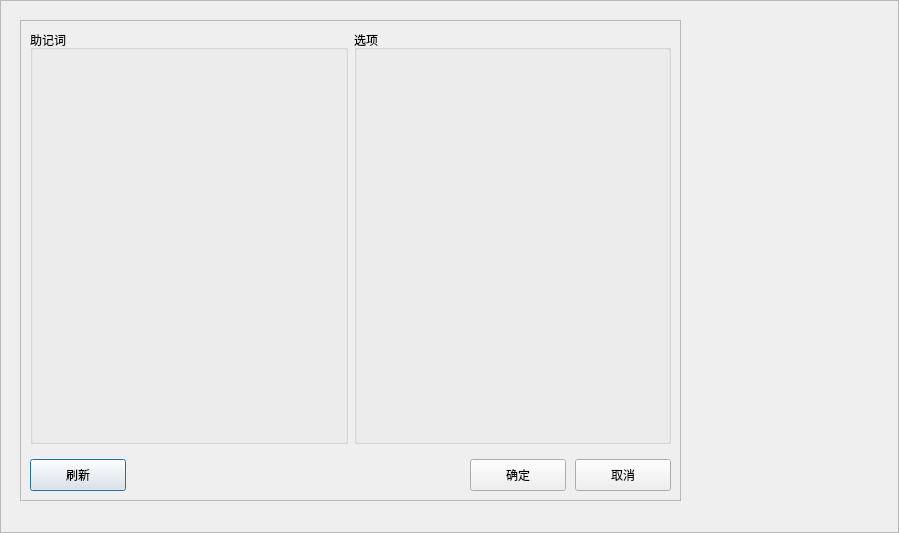
<?xml version="1.0" encoding="UTF-8"?>
<ui version="4.0">
 <class>NewWalletForm</class>
 <widget class="QDialog" name="NewWalletForm">
  <property name="geometry">
   <rect>
    <x>0</x>
    <y>0</y>
    <width>899</width>
    <height>533</height>
   </rect>
  </property>
  <property name="windowTitle">
   <string>Dialog</string>
  </property>
  <layout class="QVBoxLayout" name="verticalLayout">
   <property name="spacing">
    <number>0</number>
   </property>
   <property name="leftMargin">
    <number>0</number>
   </property>
   <property name="topMargin">
    <number>0</number>
   </property>
   <property name="rightMargin">
    <number>0</number>
   </property>
   <property name="bottomMargin">
    <number>0</number>
   </property>
   <item>
    <widget class="QFrame" name="frameMain">
     <property name="frameShape">
      <enum>QFrame::StyledPanel</enum>
     </property>
     <property name="frameShadow">
      <enum>QFrame::Plain</enum>
     </property>
     <widget class="QFrame" name="frameContent">
      <property name="geometry">
       <rect>
        <x>20</x>
        <y>20</y>
        <width>661</width>
        <height>481</height>
       </rect>
      </property>
      <property name="frameShape">
       <enum>QFrame::StyledPanel</enum>
      </property>
      <layout class="QVBoxLayout" name="verticalLayout_2">
       <item>
        <layout class="QHBoxLayout" name="horizontalLayout_2">
         <item>
          <widget class="QGroupBox" name="groupBoxMnemonic">
           <property name="sizePolicy">
            <sizepolicy hsizetype="Preferred" vsizetype="Expanding">
             <horstretch>0</horstretch>
             <verstretch>0</verstretch>
            </sizepolicy>
           </property>
           <property name="title">
            <string>助记词</string>
           </property>
          </widget>
         </item>
         <item>
          <widget class="QGroupBox" name="groupBox">
           <property name="title">
            <string>选项</string>
           </property>
          </widget>
         </item>
        </layout>
       </item>
       <item>
        <layout class="QHBoxLayout" name="horizontalLayout">
         <property name="spacing">
          <number>9</number>
         </property>
         <property name="topMargin">
          <number>9</number>
         </property>
         <item>
          <widget class="QPushButton" name="ButtonRefresh">
           <property name="sizePolicy">
            <sizepolicy hsizetype="Fixed" vsizetype="Fixed">
             <horstretch>0</horstretch>
             <verstretch>0</verstretch>
            </sizepolicy>
           </property>
           <property name="minimumSize">
            <size>
             <width>96</width>
             <height>32</height>
            </size>
           </property>
           <property name="maximumSize">
            <size>
             <width>96</width>
             <height>32</height>
            </size>
           </property>
           <property name="text">
            <string>刷新</string>
           </property>
          </widget>
         </item>
         <item>
          <spacer name="horizontalSpacer">
           <property name="orientation">
            <enum>Qt::Horizontal</enum>
           </property>
           <property name="sizeHint" stdset="0">
            <size>
             <width>40</width>
             <height>20</height>
            </size>
           </property>
          </spacer>
         </item>
         <item>
          <widget class="QPushButton" name="ButtonOK">
           <property name="sizePolicy">
            <sizepolicy hsizetype="Fixed" vsizetype="Fixed">
             <horstretch>0</horstretch>
             <verstretch>0</verstretch>
            </sizepolicy>
           </property>
           <property name="minimumSize">
            <size>
             <width>96</width>
             <height>32</height>
            </size>
           </property>
           <property name="maximumSize">
            <size>
             <width>96</width>
             <height>32</height>
            </size>
           </property>
           <property name="text">
            <string>确定</string>
           </property>
          </widget>
         </item>
         <item>
          <widget class="QPushButton" name="ButtonCancel">
           <property name="sizePolicy">
            <sizepolicy hsizetype="Fixed" vsizetype="Fixed">
             <horstretch>0</horstretch>
             <verstretch>0</verstretch>
            </sizepolicy>
           </property>
           <property name="minimumSize">
            <size>
             <width>96</width>
             <height>32</height>
            </size>
           </property>
           <property name="maximumSize">
            <size>
             <width>96</width>
             <height>32</height>
            </size>
           </property>
           <property name="text">
            <string>取消</string>
           </property>
          </widget>
         </item>
        </layout>
       </item>
      </layout>
     </widget>
    </widget>
   </item>
  </layout>
 </widget>
 <resources/>
 <connections/>
</ui>
